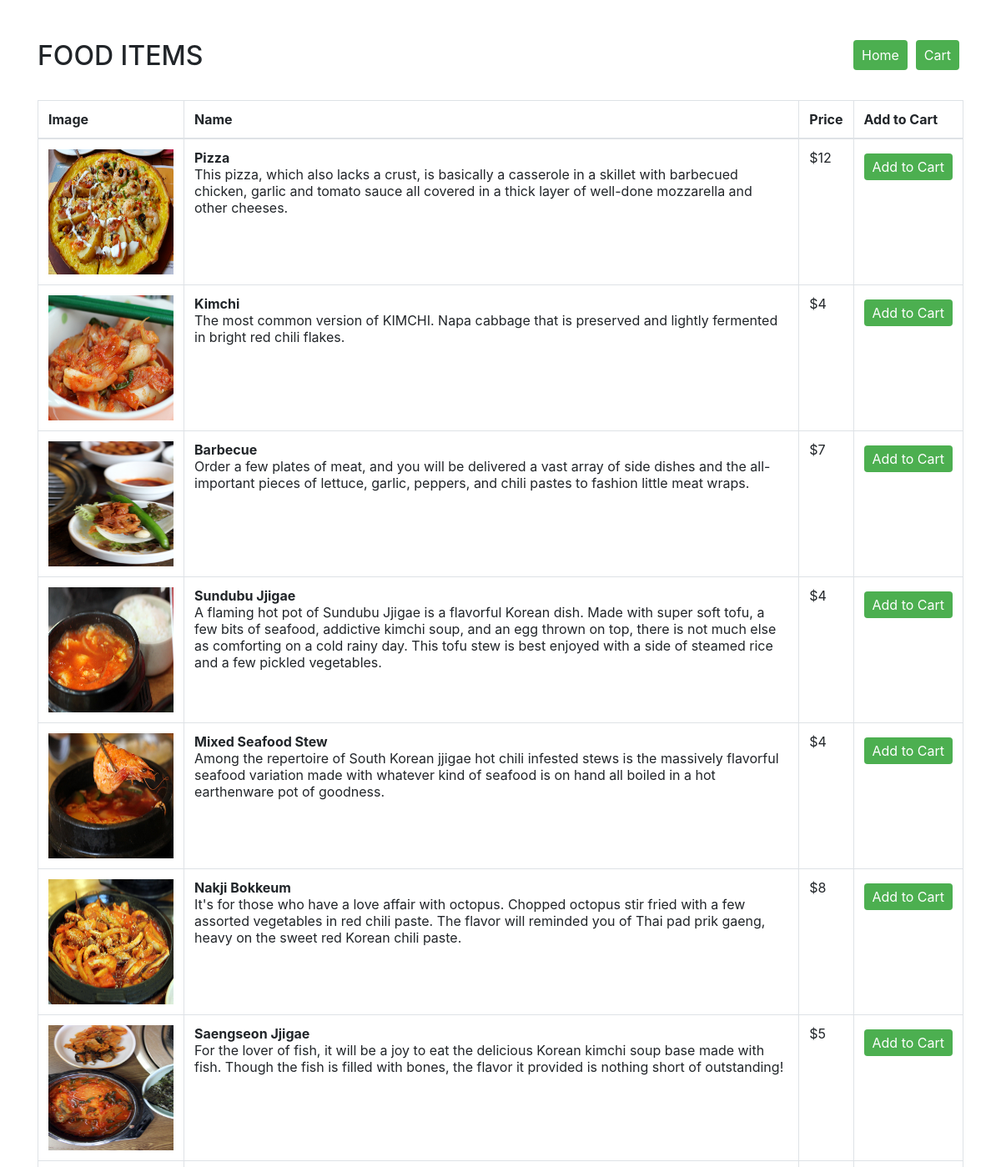
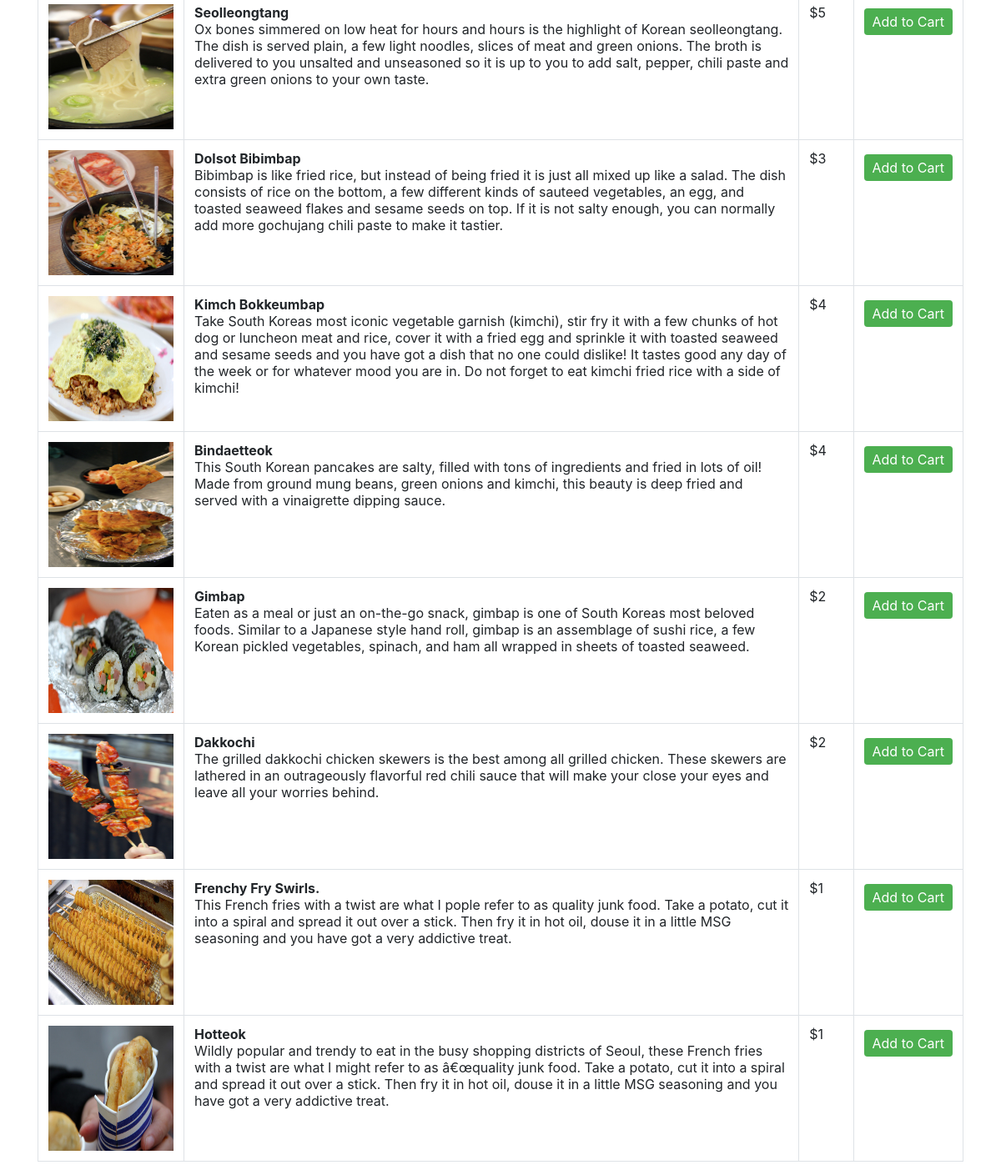
Page /menu.php on the committed database (2 pictures, top to bottom).
### tables this page shows
CREATE TABLE `food_items` (
  `id` int(11) NOT NULL,
  `Name` varchar(50) NOT NULL,
  `description` text NOT NULL,
  `Price` int(11) NOT NULL,
  `Image` varchar(255) NOT NULL
);

### menu.php (the view, shortened to what this page needs)
<?php
    include('dbconnection.php');
    $query      =   "SELECT * FROM food_items ORDER BY id ASC";
    $run_query  =   mysqli_query($connection, $query);
?>
<!DOCTYPE html>
<html lang="en">
<head>
  <link rel="stylesheet" href="https://maxcdn.bootstrapcdn.com/bootstrap/4.3.1/css/bootstrap.min.css">
</head>
<body>
<div class="container">
  <div class="top_header">
      <h2>FOOD ITEMS</h2>
      <a href="cart.php"><input id="cart" value="Cart" type="submit" class="btn btn-successs"></a>
      <a href="index.php"><input id="cart" value="Home" type="submit" class="btn btn-successs"></a>
   </div><br><br><br>
  <table class="table table-bordered table table-hover">
    <thead>
      <tr>
        <th>Image</th>
        <th>Name</th>
        <th>Price</th>
        <th>Add to Cart</th>
      </tr>
    </thead>
    <tbody>
     <?php
        while( $result = mysqli_fetch_assoc($run_query) )
        {
            if($result) {
     ?>
      <tr>
        <td><img src='<?php echo $result["Image"]; ?>' width="150" height="150" ></td>
        <td><?php echo "<b>".$result['Name']."</b>"."<br>".$result['description'] ; ?></td>
        <td><?php echo "$".$result['Price']; ?></td>
        <td>
            <?php if(!isset($_SESSION['email'])) { ?>
            <a href="register.php"><input type="submit" name="add" style="margin-top: 5px;" value="Add to Cart"></a>
            <?php } ?>
        </td>
      </tr>
      <?php
        } }
      ?>
    </tbody>
  </table>
</div>
</body>
</html>

### menu.php (style rules this page uses)
.top_header { width: 100%; }
h2 { width: 60%; float: left; }
#cart { float: right; margin-left: 5px; margin-right: 5px; display: block; }
input[type=submit] { background-color: #4CAF50; color: white; padding: 6px 10px; border: none; border-radius: 4px; cursor: pointer; float: inherit; }
table { width: 100%; padding: 10px; }

### rows in the picture
food_items: shows a picture, Name "Pizza", description "This pizza, which also lacks a crust, is basically a casserole in a skillet with barbecued chicken, garlic and tomato sauce all covered in a thick layer of well-done mozzarella and other cheeses.", Price "12"
food_items: shows a picture, Name "Kimchi", description "The most common version of KIMCHI. Napa cabbage that is preserved and lightly fermented in bright red chili flakes.", Price "4"
food_items: shows a picture, Name "Barbecue", description "Order a few plates of meat, and you will be delivered a vast array of side dishes and the all-important pieces of lettuce, garlic, peppers, and chili pastes to fashion little meat wraps.", Price "7"
food_items: shows a picture, Name "Sundubu Jjigae", description "A flaming hot pot of Sundubu Jjigae is a flavorful Korean dish. Made with super soft tofu, a few bits of seafood, addictive kimchi soup, and an egg thrown on top, there is not much else as comforting on a cold rainy day. This tofu stew is best enjoyed with a side of steamed rice and a few pickled vegetables.", Price "4"
food_items: shows a picture, Name "Mixed Seafood Stew", description "Among the repertoire of South Korean jjigae hot chili infested stews is the massively flavorful seafood variation made with whatever kind of seafood is on hand all boiled in a hot earthenware pot of goodness.", Price "4"
food_items: shows a picture, Name "Nakji Bokkeum", description "It's for those who have a love affair with octopus. Chopped octopus stir fried with a few assorted vegetables in red chili paste. The flavor will reminded you of Thai pad prik gaeng, heavy on the sweet red Korean chili paste.", Price "8"
food_items: shows a picture, Name "Saengseon Jjigae", description "For the lover of fish, it will be a joy to eat the delicious Korean kimchi soup base made with fish. Though the fish is filled with bones, the flavor it provided is nothing short of outstanding!", Price "5"
food_items: shows a picture, Name "Seolleongtang", description "Ox bones simmered on low heat for hours and hours is the highlight of Korean seolleongtang. The dish is served plain, a few light noodles, slices of meat and green onions. The broth is delivered to you unsalted and unseasoned so it is up to you to add salt, pepper, chili paste and extra green onions to your own taste.", Price "5"
food_items: shows a picture, Name "Dolsot Bibimbap", description "Bibimbap is like fried rice, but instead of being fried it is just all mixed up like a salad. The dish consists of rice on the bottom, a few different kinds of sauteed vegetables, an egg, and toasted seaweed flakes and sesame seeds on top. If it is not salty enough, you can normally add more gochujang chili paste to make it tastier.", Price "3"
food_items: shows a picture, Name "Kimch Bokkeumbap", description "Take South Koreas most iconic vegetable garnish (kimchi), stir fry it with a few chunks of hot dog or luncheon meat and rice, cover it with a fried egg and sprinkle it with toasted seaweed and sesame seeds and you have got a dish that no one could dislike! It tastes good any day of the week or for whatever mood you are in. Do not forget to eat kimchi fried rice with a side of kimchi!", Price "4"
food_items: shows a picture, Name "Bindaetteok", description "This South Korean pancakes are salty, filled with tons of ingredients and fried in lots of oil! Made from ground mung beans, green onions and kimchi, this beauty is deep fried and served with a vinaigrette dipping sauce.", Price "4"
food_items: shows a picture, Name "Gimbap", description "Eaten as a meal or just an on-the-go snack, gimbap is one of South Koreas most beloved foods. Similar to a Japanese style hand roll, gimbap is an assemblage of sushi rice, a few Korean pickled vegetables, spinach, and ham all wrapped in sheets of toasted seaweed.", Price "2"
food_items: shows a picture, Name "Dakkochi", description "The grilled dakkochi chicken skewers is the best among all grilled chicken. These skewers are lathered in an outrageously flavorful red chili sauce that will make your close your eyes and leave all your worries behind.", Price "2"
food_items: shows a picture, Name "Frenchy Fry Swirls.", description "This French fries with a twist are what I pople refer to as quality junk food. Take a potato, cut it into a spiral and spread it out over a stick. Then fry it in hot oil, douse it in a little MSG seasoning and you have got a very addictive treat.", Price "1"
food_items: shows a picture, Name "Hotteok", description "Wildly popular and trendy to eat in the busy shopping districts of Seoul, these French fries with a twist are what I might refer to as â€œquality junk food. Take a potato, cut it into a spiral and spread it out over a stick. Then fry it in hot oil, douse it in a little MSG seasoning and you have got a very addictive treat.", Price "1"
